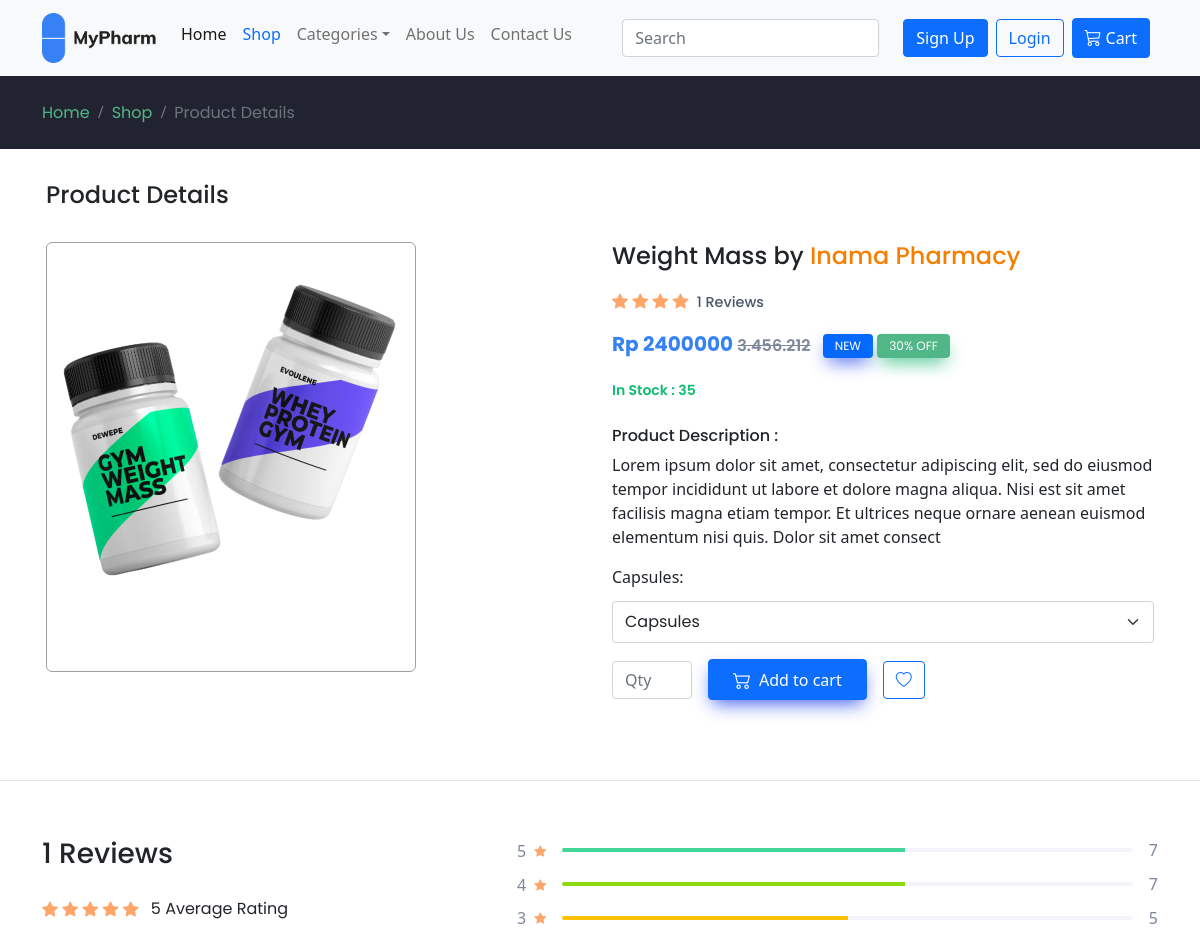
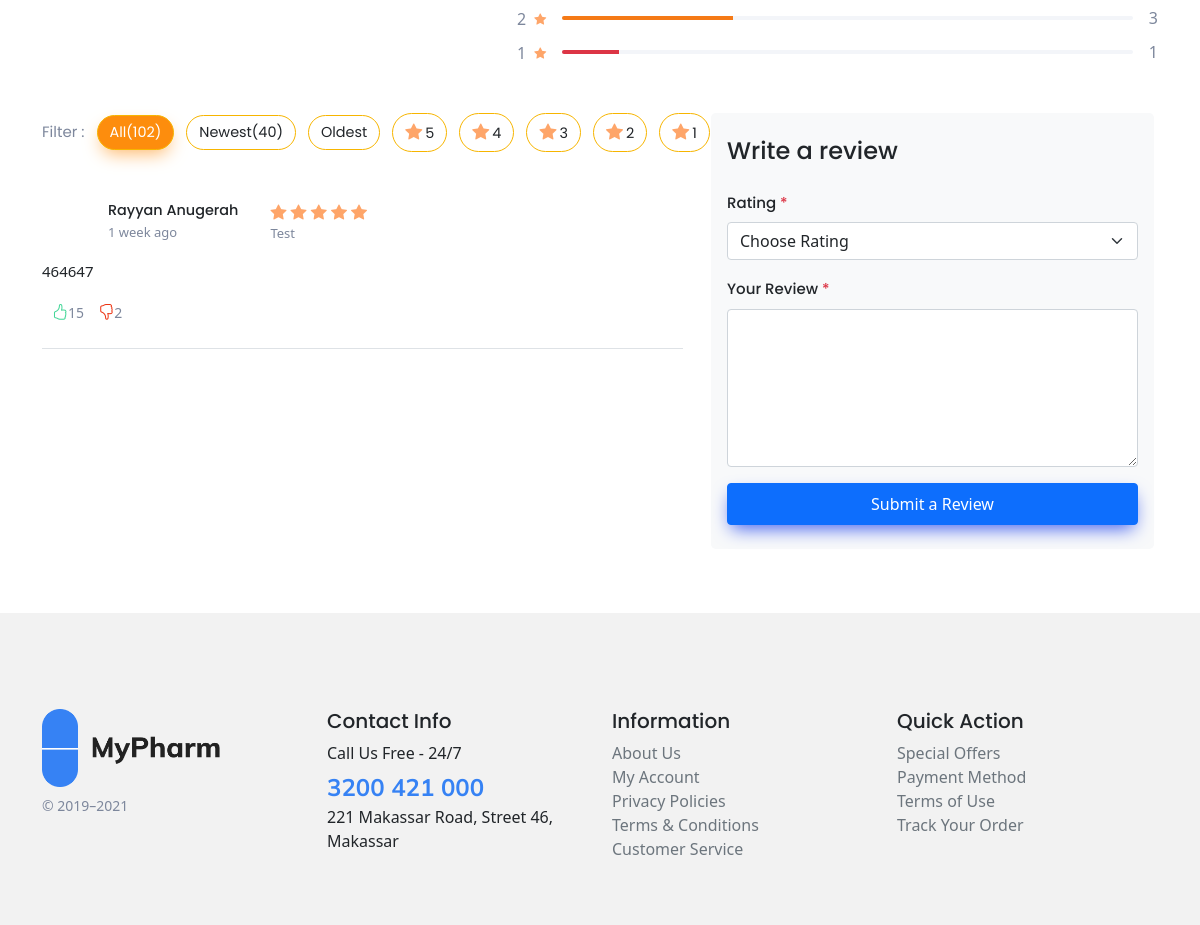
Screenshot of /detail/index/13 with the database file from the repository (2 pictures, top to bottom).
### tables this page shows
CREATE TABLE `product` (
  `id_product` int(10) NOT NULL AUTO_INCREMENT,
  `id_user` int(10) NOT NULL,
  `nama_product` varchar(100) NOT NULL,
  `product_deskripsi` varchar(255) NOT NULL,
  `harga_product` int(100) NOT NULL,
  `stok` int(100) NOT NULL,
  `gambar` varchar(255) NOT NULL,
  `id_category` int(1) NOT NULL,
  PRIMARY KEY (`id_product`),
  KEY `id_user` (`id_user`),
  CONSTRAINT `id_user` FOREIGN KEY (`id_user`) REFERENCES `user` (`id`) ON DELETE CASCADE ON UPDATE CASCADE
);

CREATE TABLE `user` (
  `id` int(11) NOT NULL AUTO_INCREMENT,
  `firstname` varchar(128) NOT NULL,
  `lastname` varchar(128) NOT NULL,
  `email` varchar(128) NOT NULL,
  `image` varchar(128) NOT NULL,
  `password` varchar(255) NOT NULL,
  `role` int(11) NOT NULL,
  `is_active` int(1) NOT NULL,
  `date_created` int(11) NOT NULL,
  PRIMARY KEY (`id`)
);

CREATE TABLE `review` (
  `id_review` int(1) NOT NULL AUTO_INCREMENT,
  `id_user` int(1) NOT NULL,
  `id_product` int(1) NOT NULL,
  `review` varchar(255) NOT NULL,
  `rating` int(1) NOT NULL DEFAULT 1,
  `time` timestamp NOT NULL DEFAULT current_timestamp(),
  PRIMARY KEY (`id_review`),
  KEY `id_userR` (`id_user`),
  KEY `id_productR` (`id_product`),
  CONSTRAINT `id_productR` FOREIGN KEY (`id_product`) REFERENCES `product` (`id_product`) ON DELETE CASCADE ON UPDATE CASCADE,
  CONSTRAINT `id_userR` FOREIGN KEY (`id_user`) REFERENCES `user` (`id`) ON DELETE CASCADE ON UPDATE CASCADE
);

### application/views/detail/details.php (the view, shortened to what the rows shown need)
<!DOCTYPE html>
<html lang="en">
<head>
  <link href="https://cdn.jsdelivr.net/npm/bootstrap@5.0.1/dist/css/bootstrap.min.css" rel="stylesheet" />
  <link rel="stylesheet" href="https://cdnjs.cloudflare.com/ajax/libs/font-awesome/4.7.0/css/font-awesome.min.css" />
  <link rel="stylesheet" href="<?= base_url('assets'); ?>/details.css" />
  <link rel="stylesheet" href="https://cdn.jsdelivr.net/npm/bootstrap-icons@1.5.0/font/bootstrap-icons.css">
</head>
<body>
  <div class="container">
    <div class="py-3 mb-5">
      <div class="px-lg-1">
        <div class="row">
          <div class="col-lg-6 pe-lg-4 pe-md-3 pt-lg-4">
            <div class="product-gallery">
              <div class="product-gallery-preview order-sm-2">
                <div class="product-gallery-preview-item card-border" id="first">
                  <img src="<?= base_url('assets/upload/product/') . $detail->gambar ?>" alt="product image" />
                </div>
              </div>
            </div>
          </div>
          <div class="col-lg-6 pt-4 pt-lg-0">
            <div class="product-details ms-auto pb-3">
              <div class="d-flex justify-content-between align-items-center mb-2">
                <h5 style="font-size: 24px;"><?= $detail->nama_product; ?> by <a class="store" href="#" style="font-size: 24px;"><?= $detail->firstname . " " . $detail->lastname; ?></a></h5>
                <a href="#review">
              </div>
            </div>
            <div class="mb-3">
              <p class="card-text mb-2" style="color: #3682f4; font-size: 20px; font-family: 'Poppins', sans-serif; font-weight: 700">Rp <?= $detail->harga_product; ?> <s class="text-muted" style="font-size: 16px; font-family: 'Poppins', sans-serif; font-weight: 600">3.456.212</s>
                <span class="badge badge-blue text-uppercase badge-shadow align-middle ms-2">New</span>
                <span class="badge badge-green badge-shadow text-uppercase align-middle">30% Off</span>
              </p>
            </div>
            <?php if ($detail->stok > 0) { ?>
              <div class="mb-4">
                <span style="font-family:'Poppins',sans-serif; font-size: 14px; color: #0cbd70; font-weight: 600;">In Stock : <?= $detail->stok; ?></span>
              </div>
            <?php } ?>
            <div class="mb-3">
              <div class="mb-3 align-items-center">
                <h6>Product Description :</h6>
                <p>
                  <?= $detail->product_deskripsi; ?> </p>
              </div>
            </div>
          </div>
        </div>
      </div>
    </div>
  </div>
  <div class="border-top my-lg-3 py-5">
    <div class="container pt-md-2" id="reviews">
      <div class="row pb-3">
        <div class="col-lg-5 col-md-5">
          <h2 class="h3 mb-4"><?= $jumlah; ?> Reviews</h2>
        </div>
      </div>
      <div class="row pt-4">
        <div class="col-md-7">
          <?php foreach ($review as $rev) { ?>
            <div class="product-review pb-4 mb-4 border-bottom">
              <div class="d-flex mb-3">
                <div class="d-flex align-items-center me-4 pe-2">
                  <div class="ps-3">
                    <h6 class="fs-sm mb-0"><?= $rev->firstname . " " . $rev->lastname; ?></h6>
                    <span class="fs-ms text-muted"> 1 week ago</span>
                  </div>
                </div>
                <div class="star-rating">
                  <?php for ($i = 0; $i < $rev->rating; $i++) : ?>
                    <i class="star-rating-icon bi-star-fill"></i>
                  <?php endfor; ?>
                  <div class="fs-ms text-muted">Test</div>
                </div>
              </div>
              <p class="fs-md"><?= $rev->review; ?></p>
              <div class="text-nowrap">
                <button class="btn-like" type="button"><i class="bi-hand-thumbs-up"></i>15</button>
                <button class="btn-like" type="button"><i class="bi-hand-thumbs-down"></i>2</button>
              </div>
            </div>
          <?php } ?>
        </div>
      </div>
    </div>
  </div>
</body>
</html>

### rows the page displays
product: gambar (picture), nama_product "Weight Mass", id_user.firstname "Inama", id_user.lastname "Pharmacy", harga_product "2400000", stok "35", product_deskripsi "Lorem ipsum dolor sit amet, consectetur adipiscing elit, sed do eiusmod tempor incididunt ut labore et dolore magna aliqua. Nisi est sit amet facilisis magna etiam tempor. Et ultrices neque ornare aenean euismod elementum nisi quis. Dolor sit amet consect"
review: id_user.firstname "Rayyan", id_user.lastname "Anugerah", rating 5 (drawn), review "464647"

### other values shown
$jumlah "1"
$avgr "5"
